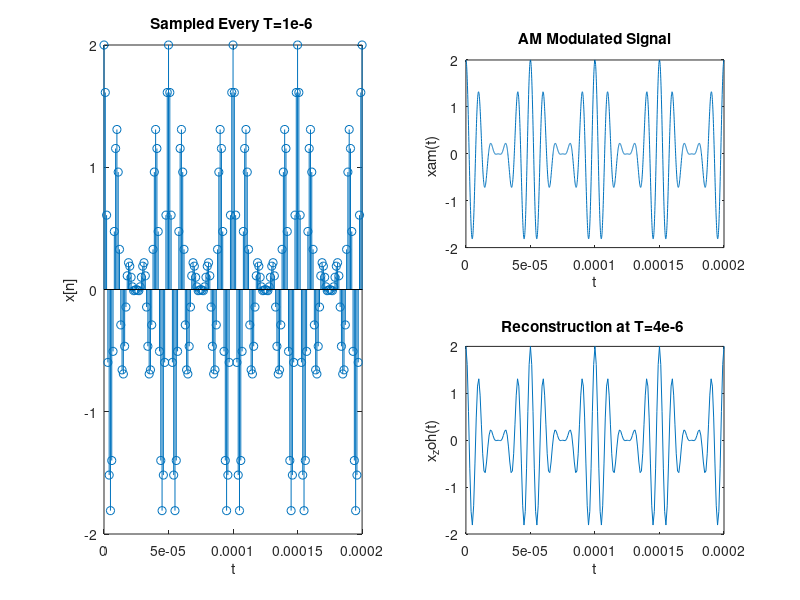

Write the MATLAB code that produced this figure. (Note: this script raises an error after producing the figure.)

% Calculate the data for the plots
fm = 20e3;
fc = 100e3;
tstep = 100e-9;
tmax  = 200e-6;
t = 0:tstep:tmax;
xam = (1 + cos(2*pi*fm*t)).*cos(2*pi*fc*t);

T = 1e-6;
N = 200;
nT = 0:T:N*T;
xn = (1 + cos(2*pi*fm*nT)).*cos(2*pi*fc*nT);

% Create the stem plot for the Sampled Signal spanning positions 1 & 3 of a 2x2 grid
fig = figure;
subplot(2, 2, [1 3]);
stem(nT,xn);
axis([0 200e-6 -2 2]);
xlabel('t');
ylabel('x[n]');
title('Sampled Every T=1e-6 ');

% Create the xy plot for the AM Modulated signal in position 2 of a 2x2 grid
subplot(2, 2, 2);
plot(t, xam);
axis([0 200e-6 -2 2]);
xlabel('t');
ylabel('xam(t) ');
title('AM Modulated Signal');

% Create the xy plot for the reconstructed signal in position 4 of a 2x2 grid
subplot(2, 2, 4);
plot(nT, xn);
axis([0 200e-6 -2 2]);
xlabel('t');
ylabel('x_zoh(t)');
title('Reconstruction at T=4e-6 ');

% PLOTLY 
response = fig2plotly(fig,'filename','matlab_three_subplots');
plotly_url = response.url;
